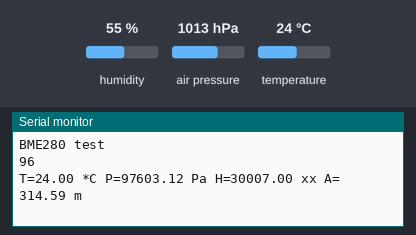
The sketch below on a simulated ESP8266 (Wemos D1 mini). On the bench: the last lines printed to the serial monitor. Wiring (inferred from the names in the program): BME280 sensor at I2C address 0x76. The test bench sets the inputs (shaded band); at power-on: humidity 55 %, air pressure 1013 hPa, temperature 24 °C.

Above: at 1.2 s.
1.3 s: humidity set to 22 %
At 2.4 s:
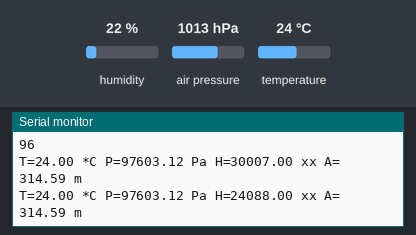
2.8 s: air pressure set to 952 hPa
At 4.2 s:
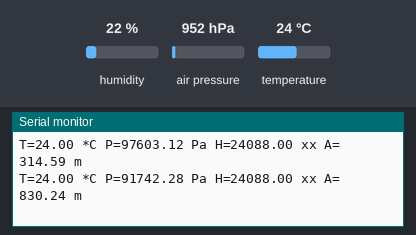
4.3 s: temperature set to 12 °C
At 6.9 s:
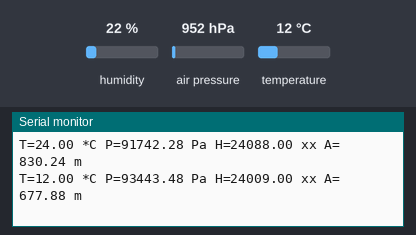
Timing chart, 0 to 8.4 s (numbered marks = the images above; inputs shaded):
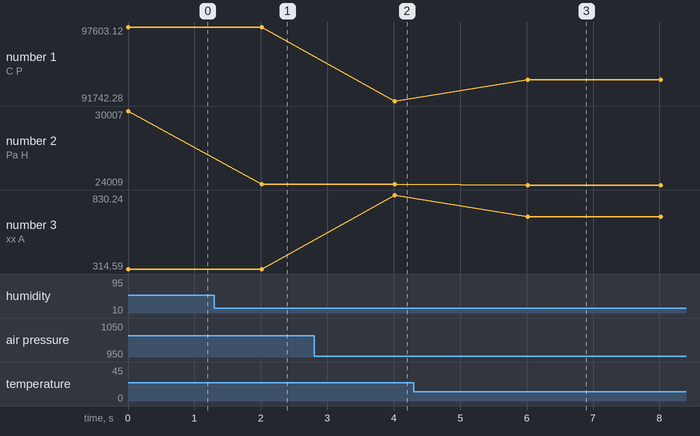

The sketch:

test.ino
```cpp
/**********************************************
* Read temperature and pressure and humanity
* from BME280
**********************************************/

#include <Wire.h>
#include <ESP8266WiFi.h>

#include "i2c/io.h"
#include "bme280/sensor.h"

I2C::Io i2cIo;
BME280::Sensor bme(i2cIo); // I2C

// replace with your channel’s thingspeak API key,
String apiKey = "YOUR-API-KEY";
const char* ssid = "YOUR-SSID";
const char* password = "YOUR-ROUTER-PASSWORD";
const char* server = "api.thingspeak.com";
// WiFiClient client;


/**************************
 *   S E T U P
 **************************/
void setup() {
  Serial.begin(115200);
  Serial.println(F("BME280 test"));

  if (!bme.begin()) {
    Serial.println("Could not find a valid BME280 sensor, check wiring!");
    while (1);
  }
  // WiFi.begin(ssid, password);

  /*
  Serial.println();
  Serial.println();
  Serial.print("Connecting to ");
  Serial.println(ssid);

  // WiFi.begin(ssid, password);

  // while (WiFi.status() != WL_CONNECTED)
  // {
  //    delay(500);
  //  Serial.print(".");
  // }
  Serial.println("");
  Serial.println("WiFi connected");
  */
}

  /**************************
 *  L O O P
 **************************/
void loop() {
    Serial.print("T=");
    Serial.print(bme.readTemperature());
    Serial.print(" *C");

    Serial.print(" P=");
    Serial.print(bme.readPressure());
    Serial.print(" Pa");

    Serial.print(" H=");
    Serial.print(bme.readHumid());
    Serial.print(" xx");

    Serial.print(" A= ");
    Serial.print(bme.readAltitude(1013.25)); // this should be adjusted to your local forcase
    Serial.println(" m");

/*
    if (client.connect(server,80))  // "184.106.153.149" or api.thingspeak.com
    {
        String postStr = apiKey;
        postStr +="&field1=";
        postStr += String(bme.readTemperature());
        postStr +="&field2=";
        postStr += String(bme.readPressure());
        postStr += "\r\n\r\n";
        postStr += String(bme.readHumid());
        postStr += "\r\n\r\n";

        client.print("POST /update HTTP/1.1\n");
        client.print("Host: api.thingspeak.com\n");
        client.print("Connection: close\n");
        client.print("X-THINGSPEAKAPIKEY: "+apiKey+"\n");
        client.print("Content-Type: application/x-www-form-urlencoded\n");
        client.print("Content-Length: ");
        client.print(postStr.length());
        client.print("\n\n");
        client.print(postStr);
    }
    client.stop();
*/
    //every 20 sec
    delay(2000);
}
```

calibration-data.h
```cpp
#include <Arduino.h>

namespace BME280 {

    typedef struct
    {
      uint16_t dig_T1;
      int16_t  dig_T2;
      int16_t  dig_T3;

      uint16_t dig_P1;
      int16_t  dig_P2;
      int16_t  dig_P3;
      int16_t  dig_P4;
      int16_t  dig_P5;
      int16_t  dig_P6;
      int16_t  dig_P7;
      int16_t  dig_P8;
      int16_t  dig_P9;

      uint8_t  dig_H1;
      int16_t  dig_H2;
      uint8_t  dig_H3;
      int16_t  dig_H4;
      int16_t  dig_H5;
      int8_t   dig_H6;
    } CalibrationData;

}
```

sensor.h
```cpp
#include <Arduino.h>

#include "register.h"
#include "../i2c/io.h"
#include "calibration-data.h"

#define BME280_ADDRESS                (0x76)

namespace BME280 {
class Sensor {
  public:
    Sensor(I2C::Io &_io): io(_io) {
    }

    bool begin() {
      return begin(D1, D2);
    }

    bool begin(uint8_t sdaPin, uint8_t sclPin) {
      io.begin(sdaPin, sclPin, BME280_ADDRESS);

      sensorId = io.read8(BME280_REGISTER_CHIPID);
      Serial.println(sensorId);
      if (sensorId != 0x60) {
        return false;
      }

      readCoefficients();
      io.write8(BME280_REGISTER_CONTROL_HUMID, 0x1);
      io.write8(BME280_REGISTER_CONTROL, 0x3F);
      return true;
    }

    float readTemperature(void)
    {
      float T  = (t_fine() * 5 + 128) >> 8;
      return T/100;
    }

    float readPressure(void) {
      // Must be done first to get the t_fine variable set up
      auto t_fine = readTemperature();

      int32_t adc_P = io.read24(BME280_REGISTER_PRESSUREDATA);
      adc_P >>= 4;

      int64_t var1 = ((int64_t)t_fine) - 128000;
      int64_t var2 = var1 * var1 * (int64_t)calibrationData.dig_P6;
      var2 = var2 + ((var1*(int64_t)calibrationData.dig_P5)<<17);
      var2 = var2 + (((int64_t)calibrationData.dig_P4)<<35);
      var1 = ((var1 * var1 * (int64_t)calibrationData.dig_P3)>>8) +
        ((var1 * (int64_t)calibrationData.dig_P2)<<12);
      var1 = (((((int64_t)1)<<47)+var1))*((int64_t)calibrationData.dig_P1)>>33;

      if (var1 == 0) {
        return 0;  // avoid exception caused by division by zero
      }
      int64_t p = 1048576 - adc_P;
      p = (((p<<31) - var2)*3125) / var1;
      var1 = (((int64_t)calibrationData.dig_P9) * (p>>13) * (p>>13)) >> 25;
      var2 = (((int64_t)calibrationData.dig_P8) * p) >> 19;

      p = ((p + var1 + var2) >> 8) + (((int64_t)calibrationData.dig_P7)<<4);
      return (float)p/256;
    }

    float readAltitude(float seaLevelhPa = 1013.25) {
      float pressure = readPressure(); // in Si units for Pascal
      pressure /= 100;
      float altitude = 44330 * (1.0 - pow(pressure / seaLevelhPa, 0.1903));
      return altitude;
    }

    float readHumid() {
      int32_t humid = io.read16(BME280_REGISTER_HUMID);
      return humid;
    }


  private:
    int32_t t_fine() {
      int32_t adc_T = io.read24(BME280_REGISTER_TEMPDATA);
      adc_T >>= 4;
      int32_t var1 = ((((adc_T>>3) - ((int32_t)calibrationData.dig_T1 <<1))) *
        ((int32_t)calibrationData.dig_T2)) >> 11;

      int32_t var2  = (((((adc_T>>4) - ((int32_t)calibrationData.dig_T1)) *
          ((adc_T>>4) - ((int32_t)calibrationData.dig_T1))) >> 12) *
        ((int32_t)calibrationData.dig_T3)) >> 14;

      return var1 + var2;
    }


    void readCoefficients(void)
    {
        calibrationData.dig_T1 = io.read16_LE(BME280_REGISTER_DIG_T1);
        calibrationData.dig_T2 = io.readS16_LE(BME280_REGISTER_DIG_T2);
        calibrationData.dig_T3 = io.readS16_LE(BME280_REGISTER_DIG_T3);

        calibrationData.dig_P1 = io.read16_LE(BME280_REGISTER_DIG_P1);
        calibrationData.dig_P2 = io.readS16_LE(BME280_REGISTER_DIG_P2);
        calibrationData.dig_P3 = io.readS16_LE(BME280_REGISTER_DIG_P3);
        calibrationData.dig_P4 = io.readS16_LE(BME280_REGISTER_DIG_P4);
        calibrationData.dig_P5 = io.readS16_LE(BME280_REGISTER_DIG_P5);
        calibrationData.dig_P6 = io.readS16_LE(BME280_REGISTER_DIG_P6);
        calibrationData.dig_P7 = io.readS16_LE(BME280_REGISTER_DIG_P7);
        calibrationData.dig_P8 = io.readS16_LE(BME280_REGISTER_DIG_P8);
        calibrationData.dig_P9 = io.readS16_LE(BME280_REGISTER_DIG_P9);
    }
    I2C::Io io;
    int8_t sensorId;

    CalibrationData calibrationData;
};
}
```

io.h
```cpp
#ifndef _I2C_IO__
#define _I2C_IO__
#include "Arduino.h"

namespace I2C {
  class Io {
    private:
      uint8_t addr;
    public:
    void begin(uint8_t sdaPIN, uint8_t sclPIN, uint8_t _addr) {
      addr = _addr;
      Wire.begin(sdaPIN, sclPIN);
    }

    void write8(uint8_t reg, uint8_t value)
    {
      Wire.beginTransmission(addr);
      Wire.write(reg);
      Wire.write(value);
      Wire.endTransmission();
    }
    uint8_t read8(uint8_t reg) {
      Wire.beginTransmission(addr);
      Wire.write(reg);
      Wire.endTransmission();
      Wire.requestFrom(addr, (byte)1);
      return Wire.read();
    }

    uint16_t read16(uint8_t reg)
    {
      Wire.beginTransmission(addr);
      Wire.write(reg);
      Wire.endTransmission();
      Wire.requestFrom(addr, (byte)2);
      return (Wire.read() << 8) | Wire.read();
    }

    uint16_t read16_LE(uint8_t reg) {
      uint16_t temp = read16(reg);
      return (temp >> 8) | (temp << 8);
    }

    int16_t readS16(uint8_t reg)
    {
      return (int16_t)read16(reg);

    }

    int16_t readS16_LE(uint8_t reg)
    {
      return (int16_t)read16_LE(reg);
    }

    uint32_t read24(uint8_t reg)
    {
      uint32_t value;
      Wire.beginTransmission((uint8_t)addr);
      Wire.write((uint8_t)reg);
      Wire.endTransmission();
      Wire.requestFrom((uint8_t)addr, (uint8_t)3);

      value = Wire.read();
      value <<= 8;
      value |= Wire.read();
      value <<= 8;
      value |= Wire.read();
      return value;
    }
  };
}

#endif
```

register.h
```cpp
namespace BME280 {
  enum Register {
      BME280_REGISTER_DIG_T1              = 0x88,
      BME280_REGISTER_DIG_T2              = 0x8A,
      BME280_REGISTER_DIG_T3              = 0x8C,

      BME280_REGISTER_DIG_P1              = 0x8E,
      BME280_REGISTER_DIG_P2              = 0x90,
      BME280_REGISTER_DIG_P3              = 0x92,
      BME280_REGISTER_DIG_P4              = 0x94,
      BME280_REGISTER_DIG_P5              = 0x96,
      BME280_REGISTER_DIG_P6              = 0x98,
      BME280_REGISTER_DIG_P7              = 0x9A,
      BME280_REGISTER_DIG_P8              = 0x9C,
      BME280_REGISTER_DIG_P9              = 0x9E,

      BME280_REGISTER_CHIPID             = 0xD0,
      BME280_REGISTER_VERSION            = 0xD1,
      BME280_REGISTER_SOFTRESET          = 0xE0,

      BME280_REGISTER_CAL26              = 0xE1,  // R calibration stored in 0xE1-0xF0

      BME280_REGISTER_CONTROL_HUMID      = 0xF2,
      BME280_REGISTER_CONTROL            = 0xF4,
      BME280_REGISTER_CONFIG             = 0xF5,
      BME280_REGISTER_PRESSUREDATA       = 0xF7,
      BME280_REGISTER_TEMPDATA           = 0xFA,
      BME280_REGISTER_HUMID              = 0xFD,
    };
}
```

Measured:
- after the input at 1.3 s, the serial monitor: prints a new line after 0.71 s (image 1)
- after the input at 2.8 s, the serial monitor: prints a new line after 1.2 s (image 2)
- after the input at 4.3 s, the serial monitor: prints a new line after 1.7 s (image 3)
- plotted number 1: 97603.12 → 91742.28 after the input at 2.8 s, 91742.28 → 93443.48 after the input at 4.3 s
- plotted number 2: 30007 → 24088 after the input at 1.3 s, 24088 → 24009 after the input at 4.3 s
- plotted number 3: 314.59 → 830.24 after the input at 2.8 s, 830.24 → 677.88 after the input at 4.3 s
